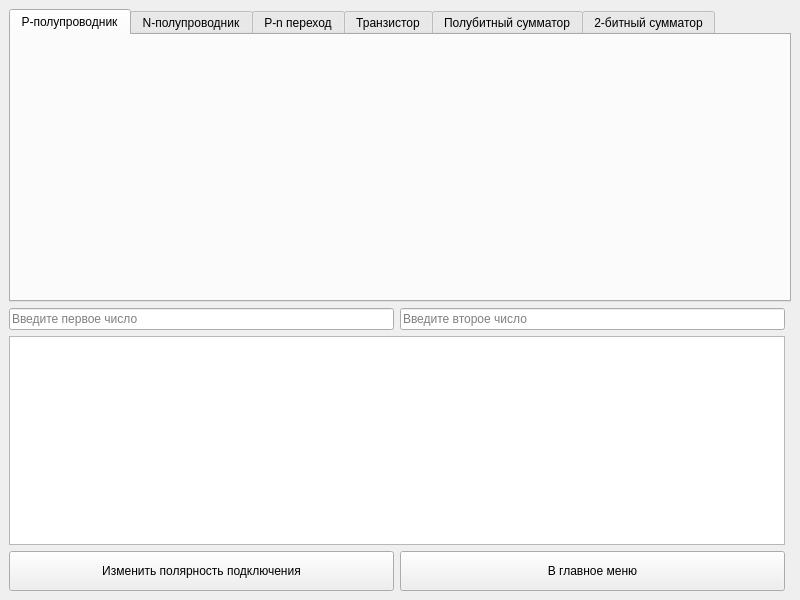
<?xml version="1.0" encoding="UTF-8"?>
<ui version="4.0">
 <class>Demo</class>
 <widget class="QMainWindow" name="Demo">
  <property name="enabled">
   <bool>true</bool>
  </property>
  <property name="geometry">
   <rect>
    <x>0</x>
    <y>0</y>
    <width>800</width>
    <height>600</height>
   </rect>
  </property>
  <property name="sizePolicy">
   <sizepolicy hsizetype="Minimum" vsizetype="Minimum">
    <horstretch>0</horstretch>
    <verstretch>0</verstretch>
   </sizepolicy>
  </property>
  <property name="minimumSize">
   <size>
    <width>800</width>
    <height>600</height>
   </size>
  </property>
  <property name="windowTitle">
   <string>Демонстрация</string>
  </property>
  <property name="animated">
   <bool>false</bool>
  </property>
  <property name="documentMode">
   <bool>false</bool>
  </property>
  <widget class="QWidget" name="centralwidget">
   <property name="sizePolicy">
    <sizepolicy hsizetype="Preferred" vsizetype="Preferred">
     <horstretch>0</horstretch>
     <verstretch>0</verstretch>
    </sizepolicy>
   </property>
   <property name="minimumSize">
    <size>
     <width>800</width>
     <height>600</height>
    </size>
   </property>
   <property name="autoFillBackground">
    <bool>true</bool>
   </property>
   <layout class="QGridLayout" name="gridLayout" rowstretch="7,0,0,5,1" columnstretch="10,0">
    <item row="2" column="0">
     <layout class="QHBoxLayout" name="horizontalLayout_input">
      <item>
       <widget class="QLineEdit" name="input1">
        <property name="inputMask">
         <string/>
        </property>
        <property name="text">
         <string/>
        </property>
        <property name="maxLength">
         <number>2</number>
        </property>
        <property name="frame">
         <bool>true</bool>
        </property>
        <property name="placeholderText">
         <string>Введите первое число</string>
        </property>
       </widget>
      </item>
      <item>
       <widget class="QLineEdit" name="input2">
        <property name="inputMask">
         <string/>
        </property>
        <property name="text">
         <string/>
        </property>
        <property name="maxLength">
         <number>2</number>
        </property>
        <property name="frame">
         <bool>true</bool>
        </property>
        <property name="placeholderText">
         <string>Введите второе число</string>
        </property>
        <property name="clearButtonEnabled">
         <bool>false</bool>
        </property>
       </widget>
      </item>
     </layout>
    </item>
    <item row="3" column="0">
     <widget class="QTextBrowser" name="textBrowser">
      <property name="font">
       <font>
        <pointsize>12</pointsize>
       </font>
      </property>
     </widget>
    </item>
    <item row="0" column="0" rowspan="2" colspan="2">
     <widget class="QTabWidget" name="tabWidget">
      <property name="tabPosition">
       <enum>QTabWidget::North</enum>
      </property>
      <property name="currentIndex">
       <number>0</number>
      </property>
      <property name="elideMode">
       <enum>Qt::ElideNone</enum>
      </property>
      <property name="usesScrollButtons">
       <bool>true</bool>
      </property>
      <property name="documentMode">
       <bool>false</bool>
      </property>
      <property name="tabsClosable">
       <bool>false</bool>
      </property>
      <property name="movable">
       <bool>true</bool>
      </property>
      <property name="tabBarAutoHide">
       <bool>false</bool>
      </property>
      <widget class="QWidget" name="p_semi">
       <attribute name="title">
        <string>P-полупроводник</string>
       </attribute>
       <layout class="QGridLayout" name="graphicLayout_pSemi"/>
      </widget>
      <widget class="QWidget" name="n_semi">
       <attribute name="title">
        <string>N-полупроводник</string>
       </attribute>
       <layout class="QGridLayout" name="graphicLayout_nSemi"/>
      </widget>
      <widget class="QWidget" name="diod">
       <attribute name="title">
        <string>P-n переход</string>
       </attribute>
       <layout class="QGridLayout" name="graphicLayoutDiod"/>
      </widget>
      <widget class="QWidget" name="transistor">
       <attribute name="title">
        <string>Транзистор</string>
       </attribute>
       <layout class="QGridLayout" name="graphicLayout_transistor"/>
      </widget>
      <widget class="QWidget" name="halfbitsum">
       <attribute name="title">
        <string>Полубитный сумматор</string>
       </attribute>
       <layout class="QGridLayout" name="graphicLayout_halfbitsum"/>
      </widget>
      <widget class="QWidget" name="twobitsum">
       <attribute name="title">
        <string>2-битный сумматор</string>
       </attribute>
       <layout class="QGridLayout" name="graphicLayout_twobitsum"/>
      </widget>
     </widget>
    </item>
    <item row="4" column="0">
     <layout class="QHBoxLayout" name="horizontalLayout">
      <item>
       <widget class="QPushButton" name="pushButton_changePolarity">
        <property name="minimumSize">
         <size>
          <width>100</width>
          <height>40</height>
         </size>
        </property>
        <property name="text">
         <string>Изменить полярность подключения</string>
        </property>
       </widget>
      </item>
      <item>
       <widget class="QPushButton" name="pushButton_toMenu">
        <property name="minimumSize">
         <size>
          <width>100</width>
          <height>40</height>
         </size>
        </property>
        <property name="text">
         <string>В главное меню</string>
        </property>
       </widget>
      </item>
     </layout>
    </item>
   </layout>
  </widget>
 </widget>
 <resources/>
 <connections/>
</ui>
